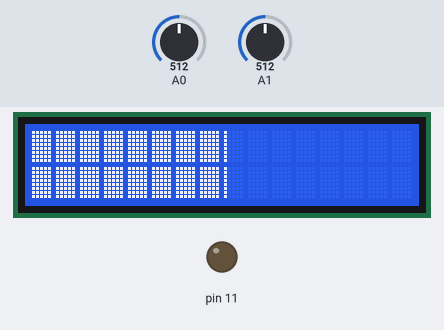
Bench run of a sketch on a simulated Arduino Uno, built with avr-gcc and run on an emulated ATmega328P. Parts: 16×2 character LCD, output pins drawn as LEDs (lit = HIGH). The test bench sets the inputs (shaded band); at power-on: A1 = 512, A0 = 512.

Above: at 1.3 s.
1.4 s: A1 set to 542
At 2.2 s:
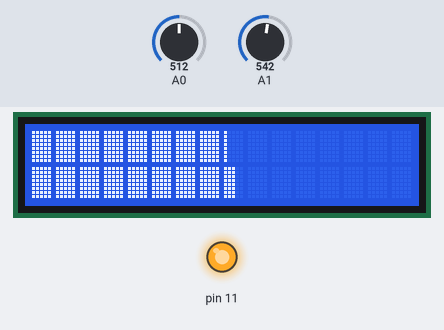
3.0 s: A0 set to 555
At 4.1 s:
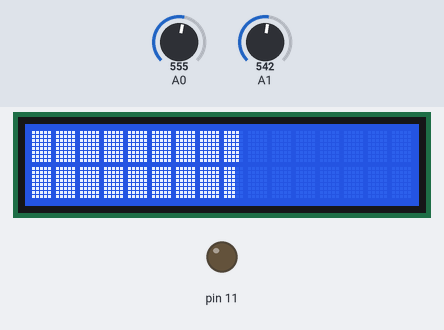
4.6 s: A1 set to 511
At 5.4 s:
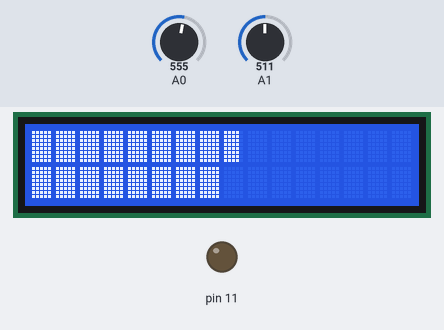
6.2 s: A0 set to 511
At 6.8 s:
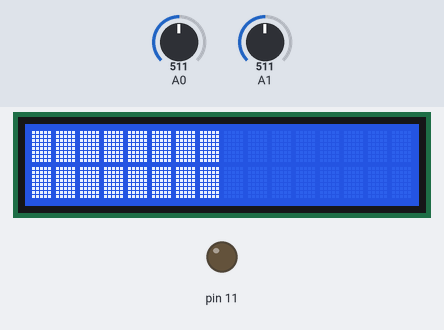
7.8 s: A0 set to 491
At 9.0 s:
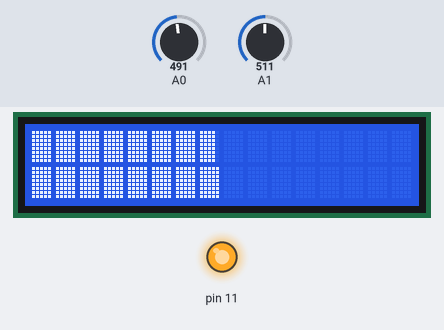
9.3 s: A1 set to 306
At 9.8 s:
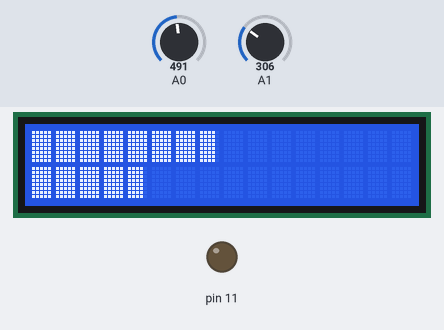
Timing chart, 0 to 11.9 s (numbered marks = the images above; inputs shaded):
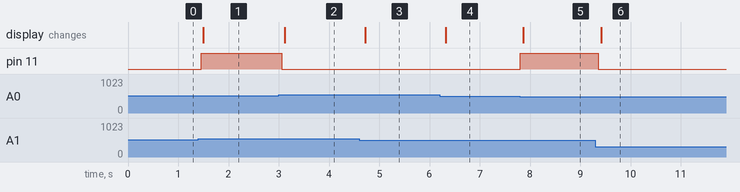

The sketch:

sketch_15_battery_indicator_twopit.ino
```cpp
//YWROBOT
//Compatible with the Arduino IDE 1.0
//Library version:1.1
#include <Wire.h>
#include <LiquidCrystal_I2C.h>

int i, j;
float an;
int x = 0;
int y = 0;
int a, b, c, d;
byte zero[8] = {B00000,
                B00000,
                B00000,
                B00000,
                B00000,
                B00000,
                B00000,
                B00000
               };

byte one[8] = {B10000,
               B10000,
               B10000,
               B10000,
               B10000,
               B10000,
               B10000,
               B10000
              };

byte two[8] = {B11000,
               B11000,
               B11000,
               B11000,
               B11000,
               B11000,
               B11000,
               B11000
              };

byte three[8] = {B11100,
                 B11100,
                 B11100,
                 B11100,
                 B11100,
                 B11100,
                 B11100,
                 B11100
                };

byte four[8] = {B11110,
                B11110,
                B11110,
                B11110,
                B11110,
                B11110,
                B11110,
                B11110
               };

byte five[8] = {B11111,
                B11111,
                B11111,
                B11111,
                B11111,
                B11111,
                B11111,
                B11111
               };

LiquidCrystal_I2C lcd(0x27, 16, 2); // set the LCD address to 0x27 for a 16 chars and 2 line display

void setup()
{
  pinMode(7, INPUT_PULLUP);
  pinMode(6, INPUT_PULLUP);
  pinMode(11, OUTPUT);
  lcd.init(); // initialize the lcd
  lcd.init();
  // Print a message to the LCD.
  lcd.backlight();
  lcd.createChar(0, zero);
  lcd.createChar(1, one);
  lcd.createChar(2, two);
  lcd.createChar(3, three);
  lcd.createChar(4, four);
  lcd.createChar(5, five);
  Serial.begin(9600);
}


void loop()
{
  int valuex = analogRead(A0);
  int valuey = analogRead(A1);
  x = map(valuex, 1023, 0, 80, 0);
  y = map(valuey, 1023, 0, 80, 0);
  //if x =13
  a = x / 5; //find the full boxes a=2
  b = x - (a * 5); //find small box b=3

  c = y / 5; //find the full boxes a=2
  d = y - (c * 5); //find small box b=3
  if (x < y) {
    digitalWrite(11, 1);
  }
  else {
    digitalWrite(11, 0);
  }

  i = 0;
  while (i < a) {
    lcd.setCursor(i, 0); // set cursor till full box
    lcd.write(5);
    i = i + 1;
  }

  j = 0;
  while (j < c) {
    lcd.setCursor(j, 1);
    lcd.write(5);
    j = j + 1;
  }

  lcd.setCursor(i, 0);
  lcd.write(b);
  lcd.print("                 ");

  lcd.setCursor(j, 1);
  lcd.write(d);
  lcd.print("                 ");

}
```

Measured:
- the behaviour switches between 524 and 525 on A1 (found by bisection; images 0 and 1)
- the behaviour switches between 537 and 538 on A0 (found by bisection; images 1 and 2)
- the behaviour switches between 499 and 498 on A0 (found by bisection; images 4 and 5)
- after the input at 1.4 s, pin 11: LOW → HIGH after 0.05 s; the display: changes after 0.10 s (image 1)
- after the input at 3.0 s, pin 11: HIGH → LOW after 0.06 s; the display: changes after 0.12 s (image 2)
- after the input at 4.6 s, the display: changes after 0.12 s (image 3)
- after the input at 6.2 s, the display: changes after 0.13 s (image 4)
- after the input at 7.8 s, pin 11: LOW → HIGH at once; the display: changes after 0.06 s (image 5)
- after the input at 9.3 s, pin 11: HIGH → LOW after 0.06 s; the display: changes after 0.11 s (image 6)
